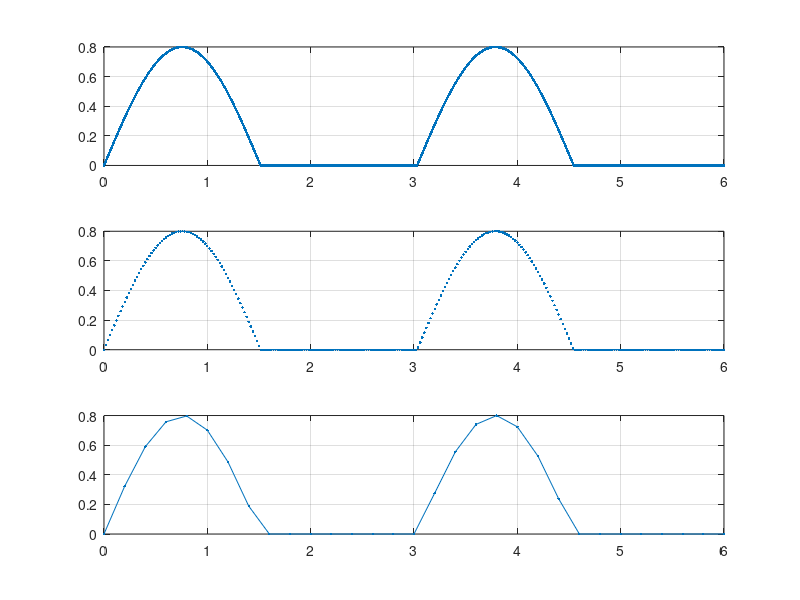

Source code (MATLAB):
t=0:0.002:6
x=0.8*sin(2*pi*0.33*t)
y=x.*(x>=0)

subplot(3,1,1)
plot(t,y,'.')
grid on

t=0:0.02:6
x=0.8*sin(2*pi*0.33*t)
y=x.*(x>=0)

subplot(3,1,2)
plot(t,y,'.')
grid on

t=0:0.2:6
x=0.8*sin(2*pi*0.33*t)
y=x.*(x>=0)

subplot(3,1,3)
plot(t,y,'.-')
grid on